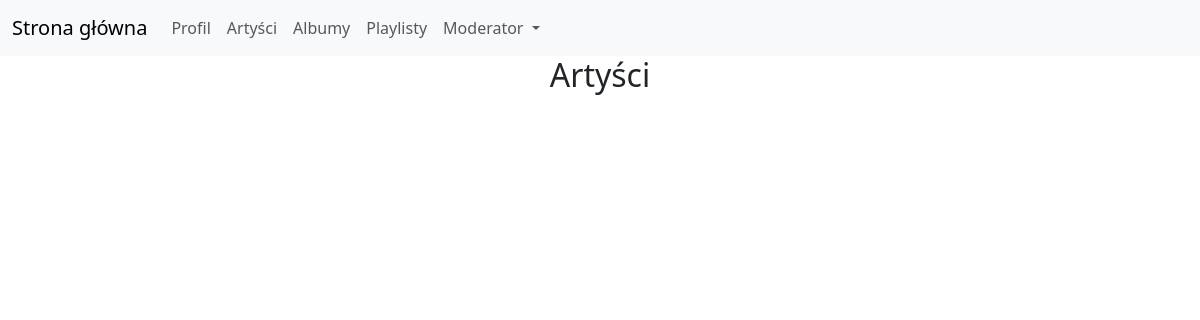
Before: /artists with the older database file.
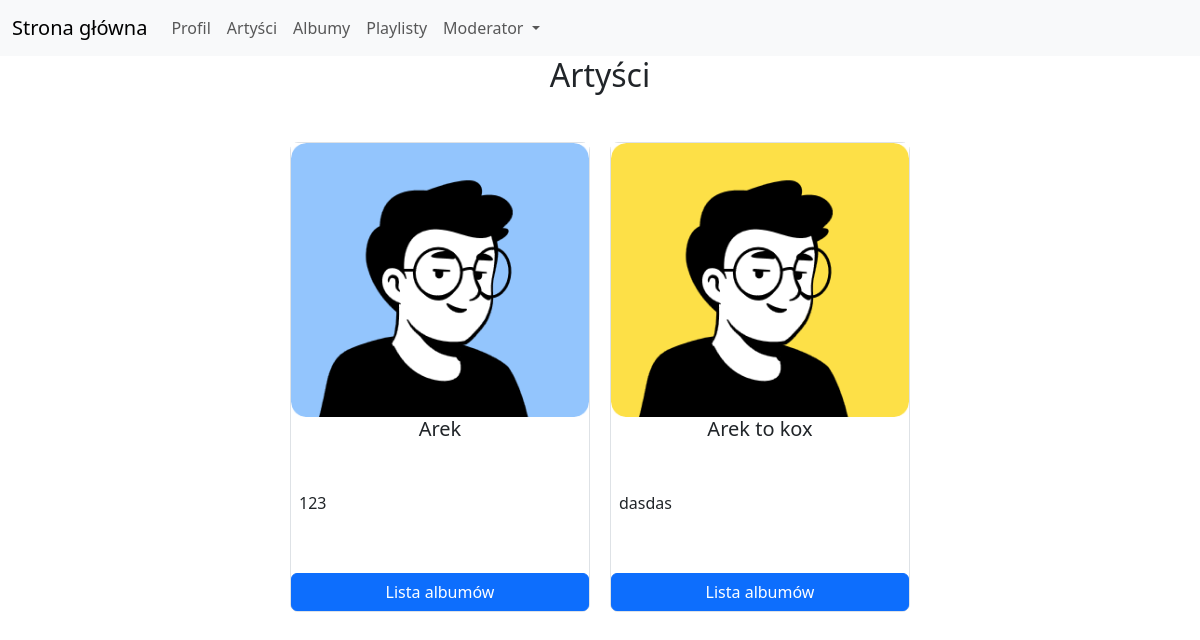
After: the same page with the newer database file.
### bumbox/models.py (models this page shows)
class Artist(models.Model):
  name = models.CharField(max_length=100)
  description = models.TextField(blank=False, max_length=250)
  picture = models.ImageField(upload_to='images/', blank=True, null=True)

### bumbox/views.py (the view)
# urls.py: path('artists', views.artists, name='artists'),
def artists(request):
  artists = Artist.objects.all()
  return render(request, 'public/artists.html', {'artists': artists})

### bumbox/templates/public/artists.html
{% extends "index.html" %} {% block content %}
<h2>Artyści</h2>
<div class="d-flex mt-5 flex-wrap justify-content-center" style="gap: 20px">
	{% for artist in artists %}
	<div
		class="d-flex flex-column border border-secoundary rounded-3"
		style="width: 300px; height: 470px"
	>
		<img src="{{ artist.picture.url }}" />
		<div class="d-flex flex-column h-100 justify-content-between">
			<h5>{{artist.name}}</h5>
			<p class="text-start px-2">{{artist.description}}</p>
			<a href="{% url 'artist-details' artist.pk %}" class="btn btn-primary"
				>Lista albumów</a
			>
		</div>
	</div>
	{% endfor %}
</div>
{% endblock %}

### bumbox/templates/index.html (shortened to what this page needs)
<!DOCTYPE html>
<html lang="pl">
	<head>
		<link
			href="https://cdn.jsdelivr.net/npm/bootstrap@5.3.5/dist/css/bootstrap.min.css"
			rel="stylesheet"
		/>
	</head>
	<body>
		<nav class="navbar navbar-expand-lg bg-body-tertiary">
			<div class="container-fluid">
				<a class="navbar-brand" href="{% url 'home' %}">Strona główna</a>
				<div class="collapse navbar-collapse" id="navbarNavDropdown">
					<ul class="navbar-nav">
						<li class="nav-item">
							<a class="nav-link" aria-current="page" href="{% url 'profile' %}"
								>Profil</a
							>
						</li>
						<li class="nav-item">
							<a class="nav-link" aria-current="page" href="{% url 'artists' %}"
								>Artyści</a
							>
						</li>
						<li class="nav-item">
							<a class="nav-link" href="{% url 'albums' %}">Albumy</a>
						</li>
						<li class="nav-item">
							<a class="nav-link" href="{% url 'playlists' %}">Playlisty</a>
						</li>
						<li class="nav-item dropdown">
							<a
								class="nav-link dropdown-toggle"
								href="#"
								role="button"
								data-bs-toggle="dropdown"
								aria-expanded="false"
							>
								Moderator
							</a>
						</li>
					</ul>
				</div>
			</div>
		</nav>
		<center>
			<div class="w-75">{% block content %} {% endblock %}</div>
		</center>
	</body>
</html>

Changed rows visible on the page:
added Artist: picture (picture), name "Arek", description "123"
added Artist: picture (picture), name "Arek to kox", description "dasdas"
